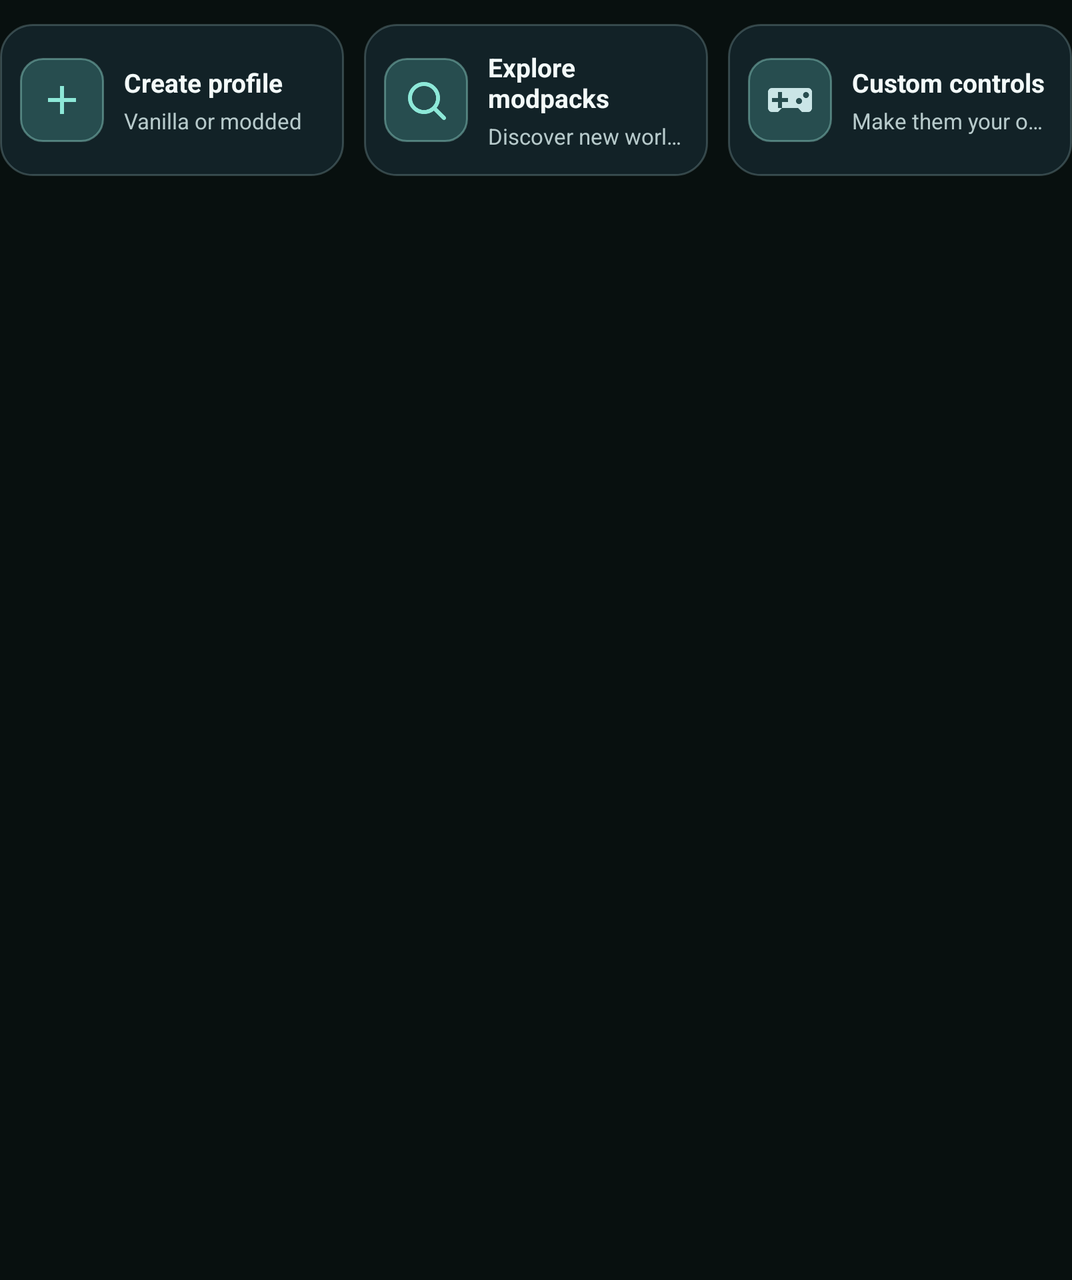
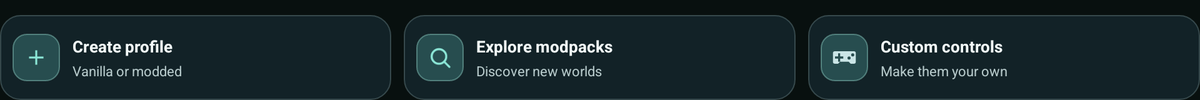

The same Android screen from two of the app's own layout files: first res/layout/ as a phone draws it, then the repository's variant for another configuration, drawn on a device whose configuration selects that folder. Both files follow.
<!-- AndroidManifest.xml: application theme AppTheme -->
<!-- res/layout/view_launcher_actions.xml -->
<?xml version="1.0" encoding="utf-8"?>
<HorizontalScrollView xmlns:android="http://schemas.android.com/apk/res/android"
    android:layout_width="match_parent"
    android:layout_height="wrap_content"
    android:layout_marginTop="12dp"
    android:clipToPadding="false"
    android:fillViewport="false"
    android:scrollbars="none">

    <LinearLayout
        android:layout_width="wrap_content"
        android:layout_height="wrap_content"
        android:orientation="horizontal">

        <LinearLayout
            android:id="@+id/create_profile_button"
            android:layout_width="172dp"
            android:layout_height="76dp"
            android:background="@drawable/launcher_action"
            android:clickable="true"
            android:contentDescription="@string/launcher_create_profile_title"
            android:focusable="true"
            android:gravity="center_vertical"
            android:orientation="horizontal"
            android:padding="10dp">
            <ImageView
                android:layout_width="42dp"
                android:layout_height="42dp"
                android:background="@drawable/launcher_icon_tile"
                android:importantForAccessibility="no"
                android:padding="9dp"
                android:src="@drawable/launcher_ic_add" />
            <LinearLayout
                android:layout_width="0dp"
                android:layout_height="wrap_content"
                android:layout_marginStart="10dp"
                android:layout_weight="1"
                android:orientation="vertical">
                <TextView
                    style="@style/LauncherActionTitle"
                    android:layout_width="match_parent"
                    android:layout_height="wrap_content"
                    android:text="@string/launcher_create_profile_title" />
                <TextView
                    style="@style/LauncherActionCaption"
                    android:layout_width="match_parent"
                    android:layout_height="wrap_content"
                    android:layout_marginTop="3dp"
                    android:text="@string/launcher_create_profile_subtitle" />
            </LinearLayout>
        </LinearLayout>

        <LinearLayout
            android:id="@+id/explore_modpacks_button"
            android:layout_width="172dp"
            android:layout_height="76dp"
            android:layout_marginStart="10dp"
            android:background="@drawable/launcher_action"
            android:clickable="true"
            android:contentDescription="@string/launcher_explore_modpacks"
            android:focusable="true"
            android:gravity="center_vertical"
            android:orientation="horizontal"
            android:padding="10dp">
            <ImageView
                android:layout_width="42dp"
                android:layout_height="42dp"
                android:background="@drawable/launcher_icon_tile"
                android:importantForAccessibility="no"
                android:padding="9dp"
                android:src="@drawable/launcher_ic_search" />
            <LinearLayout
                android:layout_width="0dp"
                android:layout_height="wrap_content"
                android:layout_marginStart="10dp"
                android:layout_weight="1"
                android:orientation="vertical">
                <TextView
                    style="@style/LauncherActionTitle"
                    android:layout_width="match_parent"
                    android:layout_height="wrap_content"
                    android:text="@string/launcher_explore_modpacks" />
                <TextView
                    style="@style/LauncherActionCaption"
                    android:layout_width="match_parent"
                    android:layout_height="wrap_content"
                    android:layout_marginTop="3dp"
                    android:text="@string/launcher_explore_modpacks_subtitle" />
            </LinearLayout>
        </LinearLayout>

        <LinearLayout
            android:id="@+id/custom_control_button"
            android:layout_width="172dp"
            android:layout_height="76dp"
            android:layout_marginStart="10dp"
            android:background="@drawable/launcher_action"
            android:clickable="true"
            android:contentDescription="@string/mcl_option_customcontrol"
            android:focusable="true"
            android:gravity="center_vertical"
            android:orientation="horizontal"
            android:padding="10dp">
            <ImageView
                android:layout_width="42dp"
                android:layout_height="42dp"
                android:background="@drawable/launcher_icon_tile"
                android:importantForAccessibility="no"
                android:padding="9dp"
                android:src="@drawable/launcher_ic_controls" />
            <LinearLayout
                android:layout_width="0dp"
                android:layout_height="wrap_content"
                android:layout_marginStart="10dp"
                android:layout_weight="1"
                android:orientation="vertical">
                <TextView
                    style="@style/LauncherActionTitle"
                    android:layout_width="match_parent"
                    android:layout_height="wrap_content"
                    android:text="@string/mcl_option_customcontrol" />
                <TextView
                    style="@style/LauncherActionCaption"
                    android:layout_width="match_parent"
                    android:layout_height="wrap_content"
                    android:layout_marginTop="3dp"
                    android:text="@string/launcher_controls_subtitle" />
            </LinearLayout>
        </LinearLayout>
    </LinearLayout>
</HorizontalScrollView>
<!-- resources referenced by this layout -->
<resources>
  <!-- drawable launcher_action (drawable) -->
  <?xml version="1.0" encoding="utf-8"?>
  <ripple xmlns:android="http://schemas.android.com/apk/res/android" android:color="#488DE8D8">
      <item>
          <shape android:shape="rectangle">
              <corners android:radius="16dp" />
              <solid android:color="#D015272D" />
              <stroke android:width="1dp" android:color="#607C999C" />
          </shape>
      </item>
  </ripple>
  <!-- drawable launcher_ic_add (drawable) -->
  <?xml version="1.0" encoding="utf-8"?>
  <vector xmlns:android="http://schemas.android.com/apk/res/android"
      android:width="24dp" android:height="24dp"
      android:viewportWidth="24" android:viewportHeight="24">
      <path android:fillColor="#8DE8D8" android:pathData="M19,13h-6v6h-2v-6H5v-2h6V5h2v6h6z" />
  </vector>
  <!-- drawable launcher_ic_controls (drawable) -->
  <?xml version="1.0" encoding="utf-8"?>
  <vector xmlns:android="http://schemas.android.com/apk/res/android"
      android:width="24dp" android:height="24dp"
      android:viewportWidth="24" android:viewportHeight="24">
      <path android:fillColor="#CAE5E6" android:pathData="M21,6H3a2,2 0,0 0,-2 2v8a2,2 0,0 0,2 2h3l2,-2h8l2,2h3a2,2 0,0 0,2 -2V8a2,2 0,0 0,-2 -2zM11,13H8v3H6v-3H3v-2h3V8h2v3h3zM16.5,14A1.5,1.5 0,1 1,16.5 11a1.5,1.5 0,0 1,0 3zM20,11a1.5,1.5 0,1 1,0 -3a1.5,1.5 0,0 1,0 3z" />
  </vector>
  <!-- drawable launcher_ic_search (drawable) -->
  <?xml version="1.0" encoding="utf-8"?>
  <vector xmlns:android="http://schemas.android.com/apk/res/android"
      android:width="24dp" android:height="24dp"
      android:viewportWidth="24" android:viewportHeight="24">
      <path
          android:fillColor="@android:color/transparent"
          android:strokeColor="#8DE8D8"
          android:strokeLineCap="round"
          android:strokeLineJoin="round"
          android:strokeWidth="2"
          android:pathData="M11,4a7,7 0,1 0,0 14a7,7 0,0 0,0 -14zM16,16l5,5" />
  </vector>
  <!-- drawable launcher_icon_tile (drawable) -->
  <?xml version="1.0" encoding="utf-8"?>
  <shape xmlns:android="http://schemas.android.com/apk/res/android" android:shape="rectangle">
      <corners android:radius="11dp" />
      <solid android:color="#67478D8A" />
      <stroke android:width="1dp" android:color="#7292D4CA" />
  </shape>
  <string name="launcher_controls_subtitle">Make them your own</string>
  <string name="launcher_create_profile_subtitle">Vanilla or modded</string>
  <string name="launcher_create_profile_title">Create profile</string>
  <string name="launcher_explore_modpacks">Explore modpacks</string>
  <string name="launcher_explore_modpacks_subtitle">Discover new worlds</string>
  <string name="mcl_option_customcontrol">Custom controls</string>
  <style name="LauncherActionCaption" parent="LauncherCaption">
          <item name="android:textSize">11sp</item>
          <item name="android:maxLines">1</item>
          <item name="android:ellipsize">end</item>
      </style>
  <style name="LauncherActionTitle">
          <item name="android:textColor">@color/launcher_text</item>
          <item name="android:textSize">13sp</item>
          <item name="android:textStyle">bold</item>
          <item name="android:maxLines">2</item>
          <item name="android:ellipsize">end</item>
      </style>
  <style name="LauncherCaption">
          <item name="android:textColor">@color/launcher_text_muted</item>
          <item name="android:textSize">12sp</item>
      </style>
  <color name="launcher_text">#F3FAF9</color>
  <color name="aurora_bg_deep">#08100F</color>
  <color name="aurora_teal_primary">#5BDCC2</color>
  <color name="launcher_text_muted">#B7CACB</color>
  <!-- some entries are left out for length -->
</resources>
<!-- res/layout-w720dp-land/view_launcher_actions.xml (the repository's variant of the layout above) -->
<!-- drawn on a 7-inch tablet turned sideways -->
<?xml version="1.0" encoding="utf-8"?>
<LinearLayout xmlns:android="http://schemas.android.com/apk/res/android"
    android:layout_width="match_parent"
    android:layout_height="wrap_content"
    android:layout_marginTop="12dp"
    android:orientation="horizontal">

    <LinearLayout
        android:id="@+id/create_profile_button"
        android:layout_width="0dp"
        android:layout_height="68dp"
        android:layout_weight="1"
        android:background="@drawable/launcher_action"
        android:clickable="true"
        android:contentDescription="@string/launcher_create_profile_title"
        android:focusable="true"
        android:gravity="center_vertical"
        android:orientation="horizontal"
        android:padding="10dp">
        <ImageView
            android:layout_width="38dp"
            android:layout_height="38dp"
            android:background="@drawable/launcher_icon_tile"
            android:importantForAccessibility="no"
            android:padding="9dp"
            android:src="@drawable/launcher_ic_add" />
        <LinearLayout
            android:layout_width="0dp"
            android:layout_height="wrap_content"
            android:layout_marginStart="10dp"
            android:layout_weight="1"
            android:orientation="vertical">
            <TextView
                style="@style/LauncherActionTitle"
                android:layout_width="match_parent"
                android:layout_height="wrap_content"
                android:text="@string/launcher_create_profile_title" />
            <TextView
                style="@style/LauncherActionCaption"
                android:layout_width="match_parent"
                android:layout_height="wrap_content"
                android:layout_marginTop="3dp"
                android:text="@string/launcher_create_profile_subtitle" />
        </LinearLayout>
    </LinearLayout>

    <LinearLayout
        android:id="@+id/explore_modpacks_button"
        android:layout_width="0dp"
        android:layout_height="68dp"
        android:layout_weight="1"
        android:layout_marginStart="10dp"
        android:background="@drawable/launcher_action"
        android:clickable="true"
        android:contentDescription="@string/launcher_explore_modpacks"
        android:focusable="true"
        android:gravity="center_vertical"
        android:orientation="horizontal"
        android:padding="10dp">
        <ImageView
            android:layout_width="38dp"
            android:layout_height="38dp"
            android:background="@drawable/launcher_icon_tile"
            android:importantForAccessibility="no"
            android:padding="9dp"
            android:src="@drawable/launcher_ic_search" />
        <LinearLayout
            android:layout_width="0dp"
            android:layout_height="wrap_content"
            android:layout_marginStart="10dp"
            android:layout_weight="1"
            android:orientation="vertical">
            <TextView
                style="@style/LauncherActionTitle"
                android:layout_width="match_parent"
                android:layout_height="wrap_content"
                android:text="@string/launcher_explore_modpacks" />
            <TextView
                style="@style/LauncherActionCaption"
                android:layout_width="match_parent"
                android:layout_height="wrap_content"
                android:layout_marginTop="3dp"
                android:text="@string/launcher_explore_modpacks_subtitle" />
        </LinearLayout>
    </LinearLayout>

    <LinearLayout
        android:id="@+id/custom_control_button"
        android:layout_width="0dp"
        android:layout_height="68dp"
        android:layout_weight="1"
        android:layout_marginStart="10dp"
        android:background="@drawable/launcher_action"
        android:clickable="true"
        android:contentDescription="@string/mcl_option_customcontrol"
        android:focusable="true"
        android:gravity="center_vertical"
        android:orientation="horizontal"
        android:padding="10dp">
        <ImageView
            android:layout_width="38dp"
            android:layout_height="38dp"
            android:background="@drawable/launcher_icon_tile"
            android:importantForAccessibility="no"
            android:padding="9dp"
            android:src="@drawable/launcher_ic_controls" />
        <LinearLayout
            android:layout_width="0dp"
            android:layout_height="wrap_content"
            android:layout_marginStart="10dp"
            android:layout_weight="1"
            android:orientation="vertical">
            <TextView
                style="@style/LauncherActionTitle"
                android:layout_width="match_parent"
                android:layout_height="wrap_content"
                android:text="@string/mcl_option_customcontrol" />
            <TextView
                style="@style/LauncherActionCaption"
                android:layout_width="match_parent"
                android:layout_height="wrap_content"
                android:layout_marginTop="3dp"
                android:text="@string/launcher_controls_subtitle" />
        </LinearLayout>
    </LinearLayout>
</LinearLayout>
